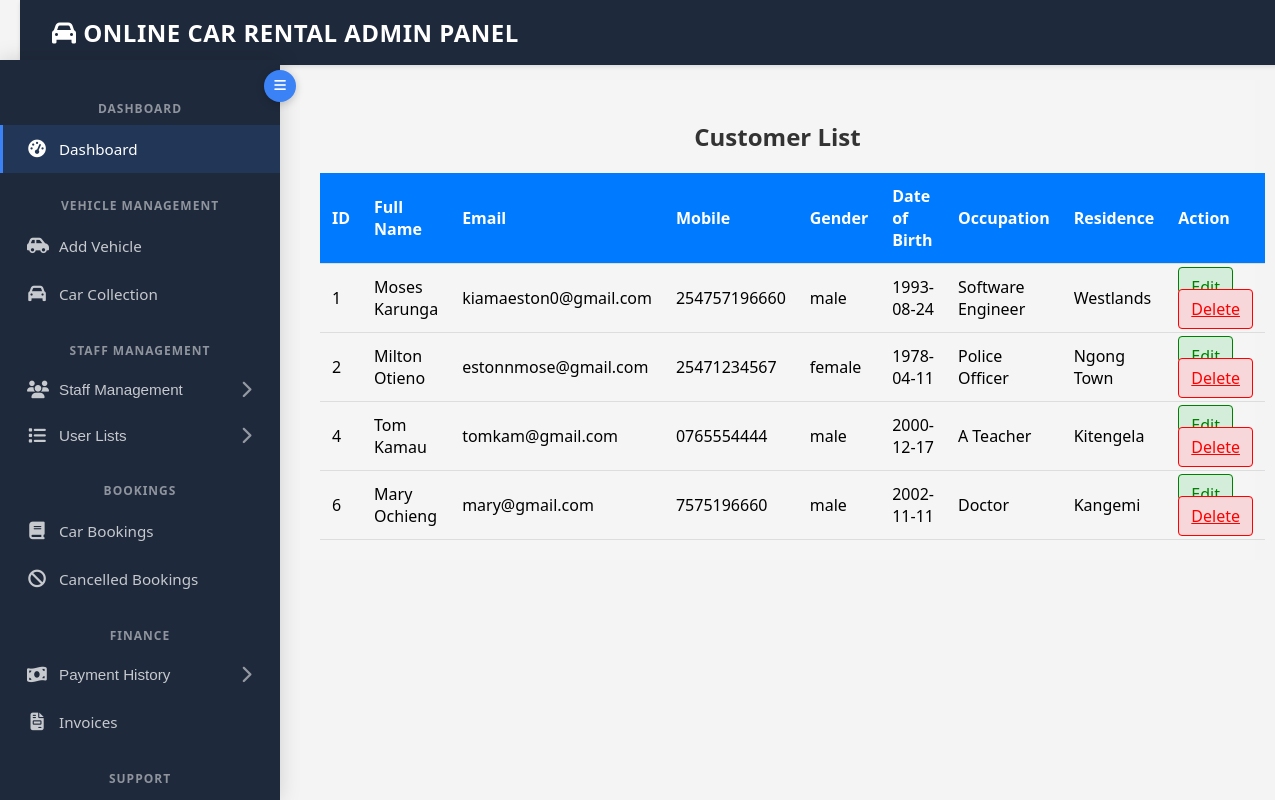
Screenshot of /admin/customerlist.php (signed in) with the database file from the repository.
### tables this page shows
CREATE TABLE `customers` (
  `id` int(11) NOT NULL,
  `full_name` varchar(100) NOT NULL,
  `email` varchar(100) NOT NULL,
  `status` enum('active','inactive','suspended','pending') NOT NULL DEFAULT 'active',
  `last_logout` datetime DEFAULT NULL,
  `password` varchar(255) NOT NULL,
  `mobile` varchar(12) NOT NULL,
  `gender` enum('male','female','other') NOT NULL,
  `dob` date NOT NULL,
  `occupation` varchar(100) NOT NULL,
  `residence` varchar(100) NOT NULL,
  `created_at` timestamp NOT NULL DEFAULT current_timestamp(),
  `profile_picture` varchar(255) DEFAULT 'default_profile.png',
  `remember_token` varchar(255) DEFAULT NULL,
  `last_login` datetime DEFAULT NULL,
  `reset_token` varchar(255) DEFAULT NULL,
  `token_expiration` datetime DEFAULT NULL
);

### admin/customerlist.php (the view, shortened to what this page needs)
<?php
require 'include/db_connection.php';
$query = "SELECT id, full_name, email,profile_picture, mobile, gender, dob, occupation, residence, created_at FROM customers";
$result = $conn->query($query);
?>
<!DOCTYPE html>
<html lang="en">
<head>
    <link rel="stylesheet" href="https://cdnjs.cloudflare.com/ajax/libs/font-awesome/6.4.0/css/all.min.css">
</head>
<body>
<nav class="navbar">
    <a href="dashboard.php" class="navbar-brand">
     <i class="fas fa-car"></i><b>
             Online Car Rental Admin Panel</b></a>
 </nav>
    <?php include'include/sidebar.php' ?>
    <main class="main-content">
<h2>Customer List</h2>
<table>
    <thead>
        <tr>
        <th>ID</th>
            <th>Full Name</th>
            <th>Email</th>
            <th>Mobile</th>
            <th>Gender</th>
            <th>Date of Birth</th>
            <th>Occupation</th>
            <th>Residence</th>
            <th>Action</th>
        </tr>
    </thead>
    <tbody>
        <?php if ($result->num_rows > 0): ?>
            <?php while ($customer = $result->fetch_assoc()): ?>
                <tr>
                    <td><?php echo htmlspecialchars($customer['id']); ?></td>
                    <td><?php echo htmlspecialchars($customer['full_name']); ?></td>
                    <td><?php echo htmlspecialchars($customer['email']); ?></td>
                    <td><?php echo htmlspecialchars($customer['mobile']); ?></td>
                    <td><?php echo htmlspecialchars($customer['gender']); ?></td>
                    <td><?php echo htmlspecialchars($customer['dob']); ?></td>
                    <td><?php echo htmlspecialchars($customer['occupation']); ?></td>
                    <td><?php echo htmlspecialchars($customer['residence']); ?></td>
                    <td>
                        <a href="editcustomerlist.php?id=<?php echo $customer['id']; ?>" class="edit-button">Edit</a>
                        <a href="delete_customer.php?id=<?php echo $customer['id']; ?>" class="delete-button">Delete</a>
                    </td>
                </tr>
            <?php endwhile; ?>
        <?php else: ?>
            <tr><td colspan="9">No customers found.</td></tr>
        <?php endif; ?>
    </tbody>
</table>
    </main>
</body>
</html>

### admin/customerlist.php (style rules this page uses)
body { font-family: Arial, sans-serif; background-color: #f4f4f4; padding: 20px; }
table { width: 100%; border-collapse: collapse; margin-top: 20px; }
th, td { padding: 12px; text-align: left; border-bottom: 1px solid #ddd; }
th { background-color: #007BFF; color: white; }
h2 { color: #333; text-align: center; }
.delete-button, .edit-button { padding: 8px 12px; border-radius: 4px; cursor: pointer; }
.delete-button { color: red; background-color: #f8d7da; border: 1px solid red; }
.edit-button { color: green; background-color: #d4edda; border: 1px solid green; }
.navbar { background: #1e293b; padding: 1rem 2rem; box-shadow: 0 2px 4px rgba(0,0,0,0.1); display: flex; justify-content: space-between; align-items: center; position: fixed; width: 100%; top: 0; z-index: 1000; }
.navbar-brand { color: white; font-size: 1.5rem; font-weight: 700; text-decoration: none; text-transform: uppercase; letter-spacing: 0.5px; }

### admin/include/sidebar.php (style rules this page uses)
:root { --sidebar-width: 280px; --sidebar-collapsed-width: 70px; --sidebar-color: #1e293b; --sidebar-hover: rgba(255, 255, 255, 0.1); --sidebar-active: #3b82f6; --light-text: rgba(255, 255, 255, 0.75); --header-height: 60px; --transition-speed: 0.3s; }
body { margin: 0; font-family: 'Segoe UI', Tahoma, Geneva, Verdana, sans-serif; overflow-x: hidden; }
.main-content { margin-left: var(--sidebar-width); flex-grow: 1; padding: 20px; margin-top: var(--header-height); transition: margin-left var(--transition-speed) ease; background-color: #f5f5f5; }

### rows the page displays
customers: id "1", full_name "Moses Karunga", email "kiamaeston0@gmail.com", mobile "254757196660", gender "male", dob "1993-08-24", occupation "Software Engineer", residence "Westlands"
customers: id "2", full_name "Milton Otieno", email "estonnmose@gmail.com", mobile "25471234567", gender "female", dob "1978-04-11", occupation "Police Officer", residence "Ngong Town"
customers: id "4", full_name "Tom Kamau", email "tomkam@gmail.com", mobile "0765554444", gender "male", dob "2000-12-17", occupation "A Teacher", residence "Kitengela"
customers: id "6", full_name "Mary Ochieng", email "mary@gmail.com", mobile "7575196660", gender "male", dob "2002-11-11", occupation "Doctor", residence "Kangemi"
